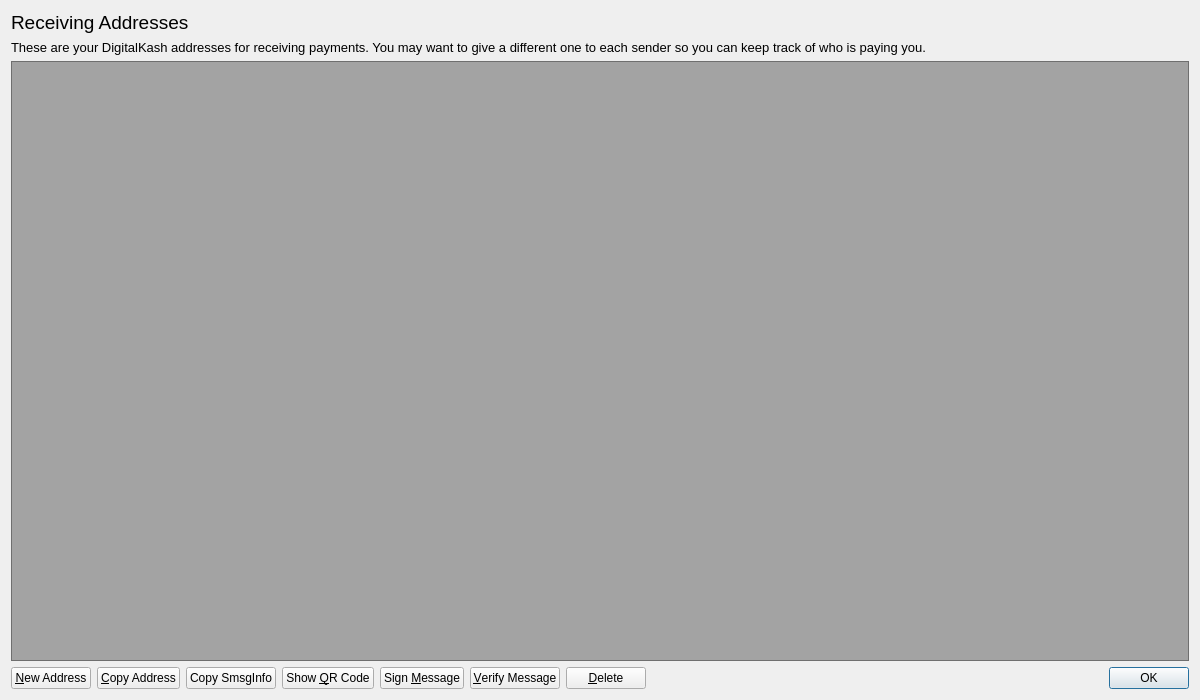
<?xml version="1.0" encoding="UTF-8"?>
<ui version="4.0">
 <class>AddressBookPage</class>
 <widget class="QWidget" name="AddressBookPage">
  <property name="geometry">
   <rect>
    <x>0</x>
    <y>0</y>
    <width>1200</width>
    <height>700</height>
   </rect>
  </property>
  <property name="windowTitle">
   <string>Address Book</string>
  </property>
  <property name="styleSheet">
   <string notr="true"/>
  </property>
  <layout class="QVBoxLayout" name="verticalLayout">
   <item>
    <widget class="QLabel" name="AddressLabelName">
     <property name="font">
      <font>
       <pointsize>14</pointsize>
      </font>
     </property>
     <property name="text">
      <string>Receiving Addresses</string>
     </property>
    </widget>
   </item>
   <item>
    <widget class="QLabel" name="labelExplanation">
     <property name="font">
      <font>
       <pointsize>10</pointsize>
      </font>
     </property>
     <property name="text">
      <string>These are your DigitalKash addresses for receiving payments. You may want to give a different one to each sender so you can keep track of who is paying you.</string>
     </property>
     <property name="textFormat">
      <enum>Qt::PlainText</enum>
     </property>
     <property name="wordWrap">
      <bool>true</bool>
     </property>
    </widget>
   </item>
   <item>
    <widget class="QTableView" name="tableView">
     <property name="font">
      <font>
       <pointsize>10</pointsize>
      </font>
     </property>
     <property name="contextMenuPolicy">
      <enum>Qt::CustomContextMenu</enum>
     </property>
     <property name="toolTip">
      <string>Double-click to edit address or label</string>
     </property>
     <property name="styleSheet">
      <string notr="true">background: transparent;
background-color: rgb(20, 20, 20, 0.35);
color: rgb(255, 255, 255);
</string>
     </property>
     <property name="tabKeyNavigation">
      <bool>false</bool>
     </property>
     <property name="selectionMode">
      <enum>QAbstractItemView::SingleSelection</enum>
     </property>
     <property name="selectionBehavior">
      <enum>QAbstractItemView::SelectRows</enum>
     </property>
     <property name="sortingEnabled">
      <bool>true</bool>
     </property>
     <attribute name="verticalHeaderVisible">
      <bool>false</bool>
     </attribute>
    </widget>
   </item>
   <item>
    <layout class="QHBoxLayout" name="horizontalLayout">
     <item>
      <widget class="QPushButton" name="newAddressButton">
       <property name="toolTip">
        <string>Create a new address</string>
       </property>
       <property name="text">
        <string>&amp;New Address</string>
       </property>
      </widget>
     </item>
     <item>
      <widget class="QPushButton" name="copyToClipboard">
       <property name="toolTip">
        <string>Copy the currently selected address to the system clipboard</string>
       </property>
       <property name="text">
        <string>&amp;Copy Address</string>
       </property>
      </widget>
     </item>
     <item>
      <widget class="QPushButton" name="copySmsgInfo">
       <property name="toolTip">
        <string>Copy the currently selected address smsg info to the system clipboard</string>
       </property>
       <property name="text">
        <string>Copy SmsgInfo</string>
       </property>
      </widget>
     </item>
     <item>
      <widget class="QPushButton" name="showQRCode">
       <property name="text">
        <string>Show &amp;QR Code</string>
       </property>
      </widget>
     </item>
     <item>
      <widget class="QPushButton" name="signMessage">
       <property name="toolTip">
        <string>Sign a message to prove you own a DigitalKash address</string>
       </property>
       <property name="text">
        <string>Sign &amp;Message</string>
       </property>
      </widget>
     </item>
     <item>
      <widget class="QPushButton" name="verifyMessage">
       <property name="toolTip">
        <string>Verify a message to ensure it was signed with a specified DigitalKash address</string>
       </property>
       <property name="text">
        <string>&amp;Verify Message</string>
       </property>
      </widget>
     </item>
     <item>
      <widget class="QPushButton" name="deleteButton">
       <property name="toolTip">
        <string>Delete the currently selected address from the list</string>
       </property>
       <property name="text">
        <string>&amp;Delete</string>
       </property>
      </widget>
     </item>
     <item>
      <spacer name="horizontalSpacer">
       <property name="orientation">
        <enum>Qt::Horizontal</enum>
       </property>
       <property name="sizeHint" stdset="0">
        <size>
         <width>40</width>
         <height>20</height>
        </size>
       </property>
      </spacer>
     </item>
     <item>
      <widget class="QDialogButtonBox" name="buttonBox">
       <property name="sizePolicy">
        <sizepolicy hsizetype="Maximum" vsizetype="Fixed">
         <horstretch>0</horstretch>
         <verstretch>0</verstretch>
        </sizepolicy>
       </property>
       <property name="standardButtons">
        <set>QDialogButtonBox::Ok</set>
       </property>
      </widget>
     </item>
    </layout>
   </item>
  </layout>
 </widget>
 <resources/>
 <connections/>
</ui>
